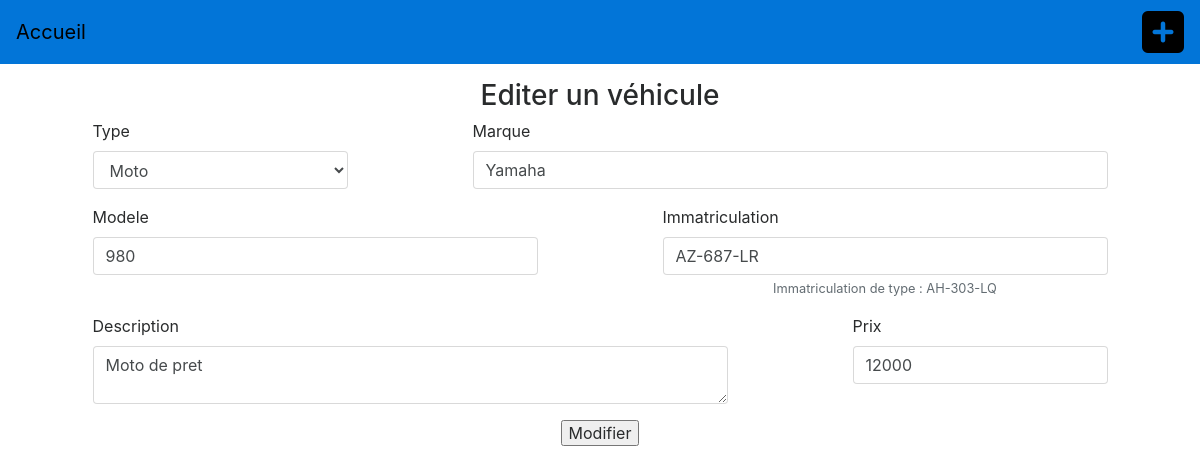
/controleur/editVehicule.php?id=1, run on the app's committed database.
### tables this page shows
CREATE TABLE `vehicule` (
  `id_vehicule` int(11) NOT NULL,
  `type` varchar(15) NOT NULL,
  `brand` varchar(50) NOT NULL,
  `modele` varchar(50) NOT NULL,
  `immatriculation` varchar(20) NOT NULL,
  `price` int(11) NOT NULL,
  `description` text NOT NULL
);

### modele/VehiculeManager.php (called while the page is built, shortened)
<?php
class VehiculeManager
{
    protected $bdd;
    public function setBdd($bdd)
    {
        $this->bdd=$bdd;
    }
    public function getThisVehicule($id)
    {
        $reponse = $this->bdd->prepare('SELECT * FROM vehicule WHERE id_vehicule = :id');
        $reponse->execute([':id' => $id]);
        $donnees = $reponse->fetch(PDO::FETCH_ASSOC);
        $vehicule = new $donnees['type']($donnees);
        return $vehicule;
    }
}

### entites/Vehicule.php (called while the page is built, shortened)
<?php
abstract class Vehicule
{
    protected $id_vehicule;
    protected $type ;
    protected $brand;
    protected $modele;
    protected $immatriculation;
    protected $price;
    protected $description;
    public function __construct(array $donnees)
    {
        $this->type=static::class;
    }
    public function hydrate(array $donnees)
    {
      foreach ($donnees as $key => $value) {
          $method = "set" . ucfirst($key) ;
      }
    }
    public function getId()
    {
        return $this->id_vehicule;
    }
    public function getType()
    {
        return $this->type;
    }
    public function getBrand()
    {
        return $this->brand;
    }
    public function getModele()
    {
        return $this->modele;
    }
    public function getImmatriculation()
    {
        return $this->immatriculation;
    }
    public function getPrice()
    {
        return $this->price;
    }
    public function getDescription()
    {
        return $this->description;
    }
    public function setId_vehicule($id_vehicule)
    {
        $id_vehicule = (int)$id_vehicule;
        $this->id_vehicule = $id_vehicule;
        return $this;
    }
    public function setBrand($brand)
    {
      if(is_string($brand)) {
        $this->brand = $brand;
        return $this;}
    }
    public function setModele($modele)
    {
      if(is_string($modele)) {
        $this->modele = $modele;
        return $this;}
    }
    public function setImmatriculation($immatriculation)
    {
      if(is_string($immatriculation)) {
        $this->immatriculation = $immatriculation;
        return $this;}
    }
    public function setPrice($price)
    {
      $price = (int)$price;
        $this->price = $price;
        return $this;
    }
    public function setDescription($description)
    {
      if(is_string($description)){
        $this->description = $description;
        return $this;
        }
    }
}

### vue/editVehicule.php (the view, shortened to what this page needs)
<form class="row justify-content-around" action="editVehicule.php?id=<?php echo $vehicule->getId() ?>" method="post">
  <h3 class="col-12 text-center mt-3">Editer un véhicule</h3>
  <div class="form-group col-md-3">
    <label for="type">Type</label>
      <select class="form-control" name="type" id="type">
        <option value="Moto"<?php if($vehicule->getType() == "Moto") {echo "selected";} ?>>Moto</option>
      </select>
  </div>
  <div class="form-group col-md-7">
    <label for="marque">Marque</label>
    <input class="form-control" type="text" name="brand" id="marque" value="<?php echo $vehicule->getBrand() ?>" required>
  </div>
  <div class="form-group col-md-5">
    <label for="modele">Modele</label>
    <input class="form-control" type="text" name="modele" id="modele" value="<?php echo $vehicule->getModele() ?>" required>
  </div>
  <div class="form-group col-md-5">
    <label for="immatriculation">Immatriculation</label>
    <input class="form-control" type="text" name="immatriculation" id="immatriculation" value="<?php echo $vehicule->getImmatriculation() ?>" required>
    <small id="immat" class="form-text text-muted col-12 text-center">Immatriculation de type : AH-303-LQ</small>
  </div>
  <div class="form-group col-md-7">
    <label for="description">Description</label>
    <textarea class="form-control" name="description" id="description" required><?php echo $vehicule->getDescription() ?></textarea>
  </div>
  <div class="form-group col-md-3">
    <label for="prix">Prix</label>
    <input class="form-control" type="number" name="price" id="prix" value="<?php echo $vehicule->getPrice() ?>" required>
  </div>
    <div class="col-md-3 d-flex justify-content-around">
      <input type="submit" name="modifier" value="Modifier">
    </div>
</form>

### data on the page
vehicule: type "Moto", brand "Yamaha", modele "980", immatriculation "AZ-687-LR", description "Moto de pret", price "12000"
